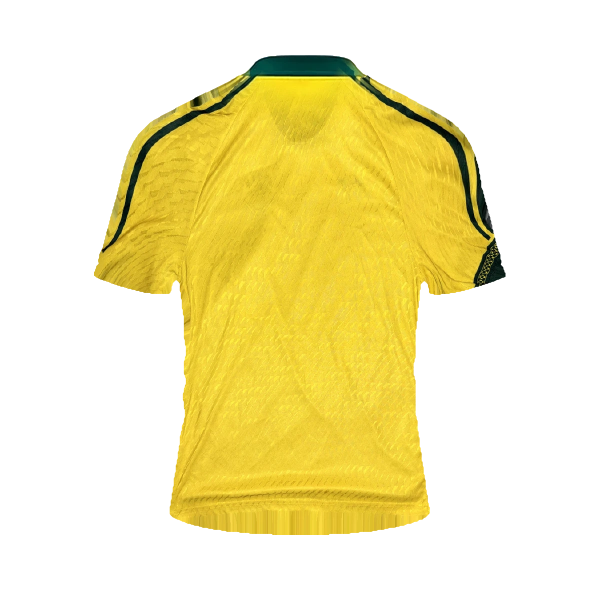
#> input picture azur/assets/jerseys/real/brasilien-hinten-fit.webp, 1200 x 1200 px, given in place of tuerkei-vorne.webp, which was not available (shown at 1/2 size)
$ python photo_warp.py
#> lines starting #> are read from the running program, lines starting #| are printed output that depends on the picture; after the words box and inside, x2 and y2 are one past the last pixel; in counts of white or black regions, pixels touching at a corner belong together; pictures that were not available may be replaced by others from this repository, and a replacement may not be noted
"""Lay the real jersey photos onto the frozen jerseys (Runde 22). The cloth jerseys in the room (scene/frozen/*.glb)
were sewn from the shop's product images and their UVs belong to those outlines; the owner's photos are flat lays
(sleeves straight out). Each photo is bent onto the old outline with a thin-plate spline through matching points found
on both outlines: collar edges, shoulder tips, the outer sleeve corners, the armpits and the hem corners (collar and shoulders measured from the hem's width), plus a few
inside the body, so the old drape keeps its shape and only the fabric changes.

    python3 azur/tools/photo_warp.py tuerkei brasilien deutschland
        in:  assets/jerseys/real/<key>-<side>.webp (photo_textures.py), assets/jerseys/back/<key>-<side>-v2.webp
        out: assets/jerseys/real/<key>-<side>-fit.webp (the old canvas and alpha, the photo's fabric)
             .cache/photo_warp/<key>-<side>-points.jpg (the points on both, for checking)
"""
import os
import sys

import cv2
import numpy as np
from PIL import Image
from scipy.interpolate import RBFInterpolator

HERE = os.path.dirname(os.path.dirname(os.path.abspath(__file__)))


def outline(alpha):
    m = (alpha > 128).astype(np.uint8)
    c = max(cv2.findContours(m, cv2.RETR_EXTERNAL, cv2.CHAIN_APPROX_NONE)[0], key=cv2.contourArea)
    return m, c[:, 0, :]


def landmarks(alpha):
    """points in a fixed order on a T-shirt outline (image coordinates)"""
    m, c = outline(alpha)
    x0, y0, w, h = cv2.boundingRect(c)
    cx = x0 + w / 2
    hull = cv2.convexHull(c.reshape(-1, 1, 2), returnPoints=False)
    defects = cv2.convexityDefects(c.reshape(-1, 1, 2), hull)
    pts = {}
    # armpits: the deepest dents left and right of the middle, below the top fifth
    for side, sel in (('l', lambda p: p[0] < cx - w * 0.12), ('r', lambda p: p[0] > cx + w * 0.12)):
        best = None
        for s, e, f, d in defects[:, 0]:
            p = c[f]
            if sel(p) and p[1] > y0 + h * 0.15 and p[1] < y0 + h * 0.75 and (best is None or d > best[0]): best = (d, p)
        pts['arm_' + side] = best[1]
    # hem corners: lowest points in the outer fifths of the body width at the bottom
    yb = c[:, 1].max()
    low = c[c[:, 1] > yb - h * 0.06]
    pts['hem_l'] = low[np.argmin(low[:, 0])]; pts['hem_r'] = low[np.argmax(low[:, 0])]
    # collar and shoulders by the same rule on both outlines: measured from the hem's width and middle
    bw = pts['hem_r'][0] - pts['hem_l'][0]; mx = (pts['hem_r'][0] + pts['hem_l'][0]) / 2
    def top_at(x):
        x = int(round(min(max(x, 0), m.shape[1] - 1))); col = np.nonzero(m[:, x])[0]
        return np.array([x, col.min() if len(col) else y0])
    pts['neck_l'], pts['neck_r'] = top_at(mx - bw * 0.2), top_at(mx + bw * 0.2)
    pts['shoulder_l'], pts['shoulder_r'] = top_at(mx - bw * 0.46), top_at(mx + bw * 0.46)
    pts['neck_c'] = top_at(mx)
    # sleeve ends: walk the outline from the shoulder to the armpit (the way that does not pass the neck); the cuff is
    # the stretch farthest out from the shoulder-armpit line, its first and last points are the cuff's corners. (The
    # outermost point alone is the upper corner on a flat lay and the lower one on a hanging sleeve.)
    n = len(c)
    near = lambda p: int(np.argmin(((c - p) ** 2).sum(1)))
    neck_i = near(pts['neck_c'])
    for side in 'lr':
        i0, i1 = near(pts['shoulder_' + side]), near(pts['arm_' + side])
        fwd = [(i0 + t) % n for t in range(((i1 - i0) % n) + 1)]
        bwd = [(i0 - t) % n for t in range(((i0 - i1) % n) + 1)]
        path = fwd if neck_i not in fwd else bwd
        P0, P1 = c[path[0]].astype(float), c[path[-1]].astype(float)
        d = np.abs(np.cross(P1 - P0, c[path] - P0)) / max(np.linalg.norm(P1 - P0), 1)
        far = np.nonzero(d > d.max() * 0.85)[0]
        pts['cuff_up_' + side], pts['cuff_lo_' + side] = c[path[far[0]]], c[path[far[-1]]]
        pts['tip_' + side] = c[path[int((far[0] + far[-1]) / 2)]]
        # along the sleeve's top (shoulder to cuff) and its underside (cuff to armpit), so the sleeve cannot drift
        for j, t in enumerate((0.33, 0.66)):
            pts[f'stop{j}_' + side] = c[path[int(far[0] * t)]]
            pts[f'sbot{j}_' + side] = c[path[int(far[-1] + (len(path) - 1 - far[-1]) * t)]]
    keys = ['neck_c', 'neck_l', 'neck_r', 'shoulder_l', 'shoulder_r', 'cuff_up_l', 'cuff_up_r', 'tip_l', 'tip_r', 'cuff_lo_l', 'cuff_lo_r',
            'arm_l', 'arm_r', 'hem_l', 'hem_r', 'stop0_l', 'stop0_r', 'stop1_l', 'stop1_r', 'sbot0_l', 'sbot0_r', 'sbot1_l', 'sbot1_r']
    P = np.array([pts[k] for k in keys], float)
    # inside the body: a grid between armpits and hem, and the chest between the neck and the armpits
    al, ar, hl, hr = P[11], P[12], P[13], P[14]
    inner = []
    for t in (0.0, 0.5, 1.0):
        L, R = al + (hl - al) * t, ar + (hr - ar) * t
        for u in (0.25, 0.5, 0.75): inner.append(L + (R - L) * u)
    nm = (P[1] + P[2]) / 2; chest = (al + ar) / 2
    inner += [nm + (chest - nm) * 0.5, (P[1] + al) / 2, (P[2] + ar) / 2]
    return np.vstack([P, inner])


NUDGE = {'tuerkei': 0.025}   # owner: the Türkei logo sat a little high; the chest moves down by this share of the height
SHOP_SLEEVES = {'brasilien', 'deutschland'}   # printed stripes and cuffs: the shop image's sleeves are cleaner than bent photo


def warp(src_rgba, dst_rgba, shop_sleeves=False, nudge=0.0):
    src, dst = np.asarray(src_rgba), np.asarray(dst_rgba)
    ps, pd = landmarks(src[..., 3]), landmarks(dst[..., 3])
    H, W = dst.shape[:2]
    gy, gx = np.mgrid[0:H, 0:W].astype(np.float32)
    f = RBFInterpolator(pd, ps, kernel='thin_plate_spline', smoothing=1.0)
    step = 8                                   # the map on a coarse grid, then smoothly up to every pixel
    cy, cx = np.mgrid[0:H:step, 0:W:step]
    mp = f(np.c_[cx.ravel(), cy.ravel()]).reshape(cy.shape[0], cy.shape[1], 2).astype(np.float32)
    mx = cv2.resize(mp[..., 0], (W, H), interpolation=cv2.INTER_CUBIC); my = cv2.resize(mp[..., 1], (W, H), interpolation=cv2.INTER_CUBIC)
    if nudge:                                   # move the chest down, fading out toward the collar and the hem
        ys = np.nonzero(dst[..., 3] > 128)[0]; top, bot = ys.min(), ys.max(); hh = bot - top
        t = np.clip((gy - top) / max(hh, 1), 0, 1)
        wgt = np.clip(np.minimum((t - 0.08) / 0.15, (0.95 - t) / 0.45), 0, 1)
        my = my - (nudge * (ps[:, 1].max() - ps[:, 1].min()) * wgt).astype(np.float32)
    # the photo's own edge colour beyond its outline (no floor), then sampled through the map
    from scipy import ndimage
    from scipy import ndimage as nd
    a = ~nd.binary_erosion(src[..., 3] > 240, iterations=6)      # the edge's colour from inside: no floor in the fringe
    _, idx = ndimage.distance_transform_edt(a, return_indices=True)
    filled = src[..., :3][idx[0], idx[1]]
    rgb = cv2.remap(filled, mx, my, cv2.INTER_CUBIC, borderMode=cv2.BORDER_REPLICATE)
    # brightness and colour of the bent photo matched to the shop image over the body's middle, so the parts taken from
    # the shop image (collar, sleeves) meet it without an edge (the photos were taken in a dim, warm room)
    body_mid = (dst[..., 3] > 200)
    y_s, x_s = np.nonzero(body_mid); ry = np.percentile(y_s, [45, 80]).astype(int); rx = np.percentile(x_s, [35, 65]).astype(int)
    pm = np.median(rgb[ry[0]:ry[1], rx[0]:rx[1]].reshape(-1, 3).astype(np.float32), 0)
    dm = np.median(dst[ry[0]:ry[1], rx[0]:rx[1], :3].reshape(-1, 3).astype(np.float32), 0)
    rgb = np.clip(rgb.astype(np.float32) * np.clip((dm + 1) / (pm + 1), 0.8, 1.45), 0, 255)
    # the collar stays the shop image's: it shows the collar in 3D (with its inside), the flat photo cannot; the design
    # is the same. An ellipse around the neck, feathered.
    hl, hr, nc = pd[13], pd[14], pd[0]
    bw = hr[0] - hl[0]; ys = np.nonzero(dst[..., 3] > 128)[0]; hh = ys.max() - ys.min()
    ex, ey = bw * 0.26, hh * 0.11
    k = np.clip(1.6 - np.sqrt(((gx - nc[0]) / ex) ** 2 + ((gy - nc[1]) / ey) ** 2), 0, 1)[..., None] ** 1.5
    if shop_sleeves:
        # the sleeves (outside the body: shoulder - armpit - hem on each side) from the shop image as well
        body = np.array([pd[3], pd[11], pd[13], pd[14], pd[12], pd[4]], np.int32)
        bm = np.zeros((H, W), np.uint8); cv2.fillPoly(bm, [body], 1)
        bm = cv2.dilate(bm, np.ones((5, 5), np.uint8))
        sl = cv2.GaussianBlur((1 - bm).astype(np.float32), (0, 0), 4)[..., None]
        k = np.maximum(k, sl)
    rgb = (rgb * (1 - k) + dst[..., :3] * k).astype(np.uint8)
    out = np.dstack([rgb, dst[..., 3]])
    return Image.fromarray(out, 'RGBA'), ps, pd


def dots(im, pts, col):
    v = cv2.cvtColor(np.asarray(im.convert('RGB')), cv2.COLOR_RGB2BGR).copy()
    for i, (x, y) in enumerate(pts):
        cv2.circle(v, (int(x), int(y)), 9, col, -1); cv2.putText(v, str(i), (int(x) + 10, int(y)), cv2.FONT_HERSHEY_SIMPLEX, 1.0, col, 2)
    return v


def main(keys):
    dbg = os.path.join(HERE, '.cache', 'photo_warp'); os.makedirs(dbg, exist_ok=True)
    for k in keys:
        for side in ('vorne', 'hinten'):
            src = Image.open(os.path.join(HERE, 'assets', 'jerseys', 'real', f'{k}-{side}.webp')).convert('RGBA')
#> src is the input picture: PIL image 1200x1200 RGBA; mean R, G, B, A 203.4, 179, 51.2, 93.3
            dst = Image.open(os.path.join(HERE, 'assets', 'jerseys', 'back', f'{k}-{side}-v2.webp')).convert('RGBA')
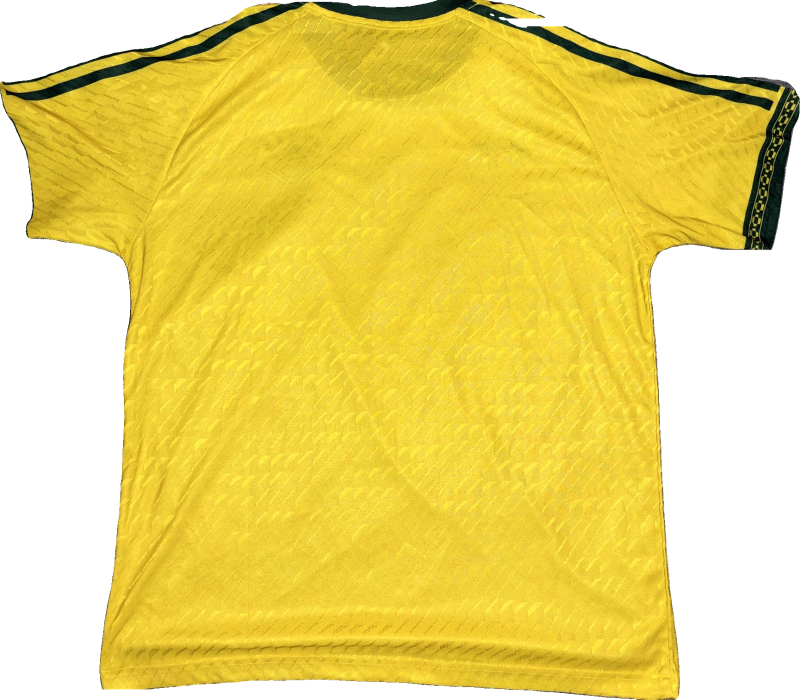
#> input picture azur/assets/jerseys/real/brasilien-hinten.webp, 1600 x 1399 px, given in place of tuerkei-vorne-v2.webp, which was not available (shown at 1/2 size)
#> dst is the input picture: PIL image 1600x1399 RGBA; mean R, G, B, A 166.2, 145, 38.9, 183.4
            dst = dst.resize((dst.width * 2, dst.height * 2), Image.LANCZOS)   # Runde 22: twice the fabric resolution (UVs are relative)
#> dst: PIL image 3200x2798 RGBA
            out, ps, pd = warp(src, dst, k in SHOP_SLEEVES, NUDGE.get(k, 0.0))
#> in outline, `m = (alpha > 128).astype(np.uint8)`:
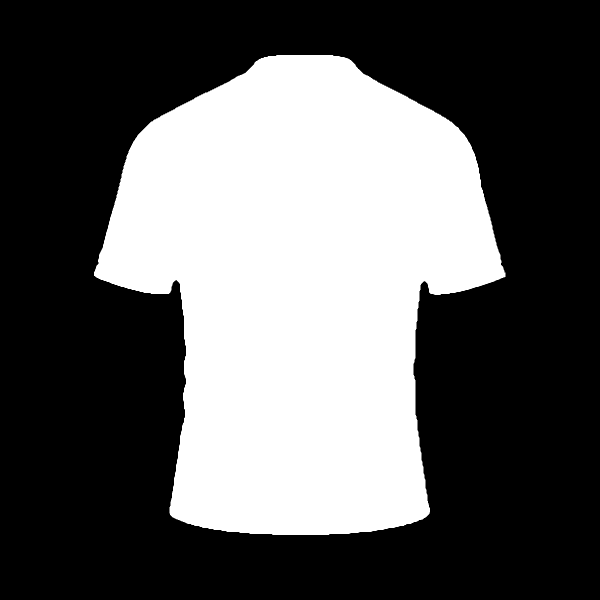
#> m: shape (1200, 1200) (shown at 1/2 size); values 0 (black) and 1 (white), 36.6% white; 1 white region, box (x1, y1, x2, y2) and area: (188, 110, 1011, 1070) 526972
#> in outline, `c = max(cv2.findContours(m, cv2.RETR_EXTERNAL, cv2.CHAIN_APPROX_NONE)[..`: c = contour of 3035 points, box (x1, y1, x2, y2) (188, 110, 1011, 1070), area 525454
#> in landmarks, `m, c = outline(alpha)`: c = 3035 pairs, first value 188 to 1010, second value 110 to 1069
#> in landmarks, `x0, y0, w, h = cv2.boundingRect(c)`: x0 = 188; y0 = 110; w = 823; h = 960
#> in landmarks, `cx = x0 + w / 2`: cx = 599.5
#> in landmarks, `hull = cv2.convexHull(c.reshape(-1, 1, 2), returnPoints=False)`: hull = 55 values, max 2923 at index 0, min 0 at index 54, mean 1557.3
#> in landmarks, `defects = cv2.convexityDefects(c.reshape(-1, 1, 2), hull)`: defects = 47 rows, first 6: [0, 17, 2, 449], [17, 25, 19, 373], [25, 31, 27, 324], [31, 35, 33, 229], [35, 247, 65, 2632], [247, 253, 251, 284]
#> the loop in landmarks, `for side, sel in (('l', lambda p: p[0] < cx - w * 0.12), ('r', lambda ..` made 2 passes
#> after the loop in landmarks, `for side, sel in (('l', lambda p: p[0] < cx - w * 0.12), ('r', lambda ..`: pts = {'arm_l': [360, 568], 'arm_r': [840, 570]}
#> in landmarks, `yb = c[:, 1].max()`: yb = 1069
#> in landmarks, `low = c[c[:, 1] > yb - h * 0.06]`: low = 551 pairs, first value 339 to 859, second value 1012 to 1069
#> in landmarks, `bw = pts['hem_r'][0] - pts['hem_l'][0]`: bw = 520
#> in landmarks, `mx = (pts['hem_r'][0] + pts['hem_l'][0]) / 2`: mx = 599
#> in top_at, `x = int(round(min(max(x, 0), m.shape[1] - 1)))`: x = 495
#> in top_at, `col = np.nonzero(m[:, x])[0]`: col = 925 values from 141 to 1065
#> in landmarks, `n = len(c)`: n = 3035
#> in landmarks, `neck_i = near(pts['neck_c'])`: neck_i = 2989
#> the loop in landmarks, `for side in 'lr':` made 2 passes
#> (i0, i1, P0, P1) on passes 1 to 2: (195, 749, [360, 211], [360, 568]), (2747, 2185, [838, 207], [840, 570])
#> after the loop in landmarks, `for side in 'lr':`: pts = 23 items
#> in landmarks, `P = np.array([pts[k] for k in keys], float)`: P = 23 rows, first 8: [599, 110], [495, 141], [703, 122], [360, 211], [838, 207], [213, 463], [984, 451], [196, 520]
#> in landmarks, `al, ar, hl, hr = P[11], P[12], P[13], P[14]`: al = [360, 568]; ar = [840, 570]; hl = [339, 1014]; hr = [859, 1024]
#> the loop in landmarks, `for t in (0.0, 0.5, 1.0):` made 3 passes
#> (L, R) on passes 1 to 3: ([360, 568], [840, 570]), ([349.5, 791], [849.5, 797]), ([339, 1014], [859, 1024])
#> after the loop in landmarks, `for t in (0.0, 0.5, 1.0):`: inner = [[480, 568.5], [600, 569], [720, 569.5], [474.5, 792.5], [599.5, 794], [724.5, 795.5], [469, 1016.5], [599, 1019], [729, 1021.5]]
#> in landmarks, `nm = (P[1] + P[2]) / 2`: nm = [599, 131.5]
#> in landmarks, `chest = (al + ar) / 2`: chest = [600, 569]
#> in landmarks, `inner += [nm + (chest - nm) * 0.5, (P[1] + al) / 2, (P[2] + ar) / 2]`: inner = [[480, 568.5], [600, 569], [720, 569.5], [474.5, 792.5], [599.5, 794], [724.5, 795.5], [469, 1016.5], [599, 1019], [729, 1021.5], [599.5, 350.2], [427.5, 354.5], [771.5, 346]]
#> in outline (call 2), `m = (alpha > 128).astype(np.uint8)`:
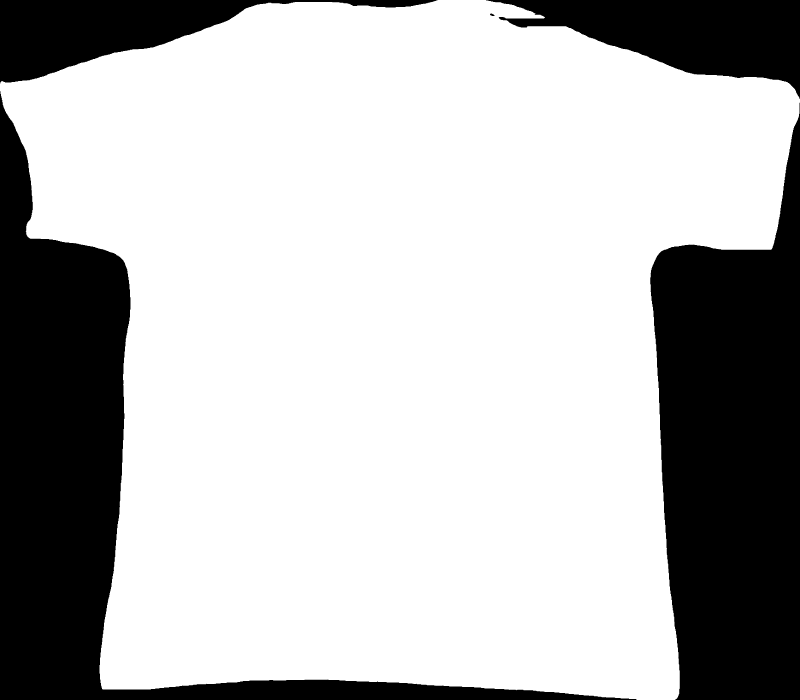
#> m: shape (2798, 3200) (shown at 1/4 size); values 0 (black) and 1 (white), 71.9% white; 5 black regions, box (x1, y1, x2, y2) and area: (0, 365, 2546, 2798) 1022524, (2601, 411, 3200, 2798) 1015196, (1944, 0, 3200, 396) 258348, (0, 0, 1750, 334) 217545, (1960, 54, 1978, 64) 118
#> in outline (call 2), `c = max(cv2.findContours(m, cv2.RETR_EXTERNAL, cv2.CHAIN_APPROX_NONE)[..`: c = contour of 11554 points, box (x1, y1, x2, y2) (0, 0, 3200, 2798), area 6434209
#> in landmarks (call 2), `defects = cv2.convexityDefects(c.reshape(-1, 1, 2), hull)`: defects = 33 rows, first 6: [0, 576, 171, 7072], [576, 684, 612, 1791], [684, 717, 694, 629], [717, 728, 719, 412], [728, 1771, 1154, 11678], [1771, 1774, 1773, 142]
#> the loop in landmarks (call 2), `for side, sel in (('l', lambda p: p[0] < cx - w * 0.12), ('r', lambda ..` made 2 passes
#> the loop in landmarks (call 2), `for side in 'lr':` made 2 passes
#> (i0, i1, P0, P1) on passes 1 to 2: (1276, 2841, [491, 206], [511, 1085]), (10289, 8550, [2625, 241], [2603, 1081])
#> in landmarks (call 2), `P = np.array([pts[k] for k in keys], float)`: P = 23 rows, first 8: [1558, 30], [1094, 13], [2022, 14], [491, 206], [2625, 241], [73, 324], [3115, 320], [9, 403]
#> the loop in landmarks (call 2), `for t in (0.0, 0.5, 1.0):` made 3 passes
#> (L, R) on passes 1 to 3: ([511, 1085], [2603, 1081]), ([454.5, 1872.5], [2660.5, 1917.5]), ([398, 2660], [2718, 2754])
#> in warp, `ps, pd = landmarks(src[..., 3]), landmarks(dst[..., 3])`: ps = 35 pairs, first value 196 to 1000, second value 110 to 1024; pd = 35 pairs, first value 9 to 3155, second value 13 to 2754
#> in warp, `my = cv2.resize(mp[..., 1], (W, H), interpolation=cv2.INTER_CUBIC)`:
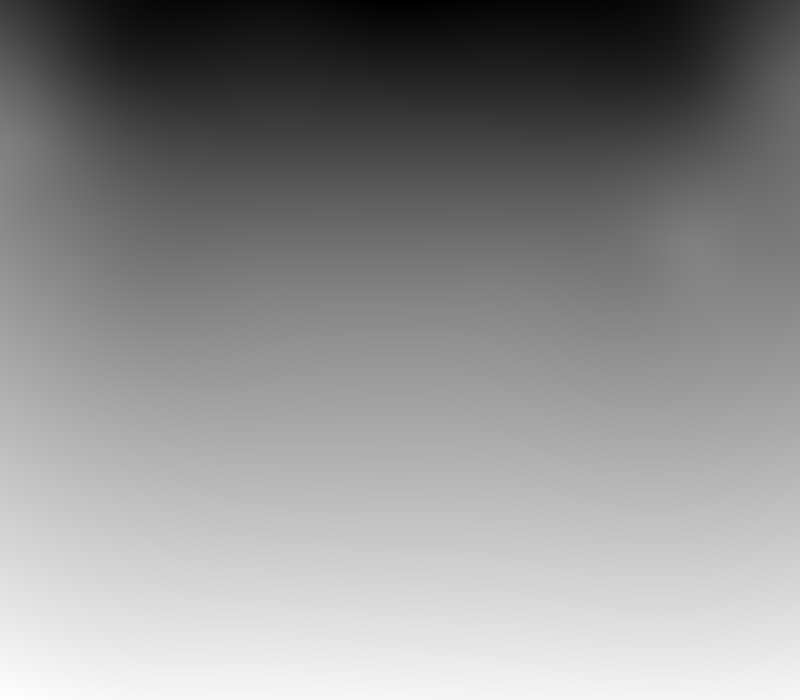
#> my: shape (2798, 3200) float32 (shown at 1/4 size); min 97.91, max 1076.1, mean 642.8; drawn with min black and max white
#> in warp, `top, bot = (ys.min(), ys.max())`: top = 0; bot = 2797
#> in warp, `a = ~nd.binary_erosion(src[..., 3] > 240, iterations=6)      # the edg..`: a: shape (1200, 1200) bool; 64.7% white; 1 black region, box (x1, y1, x2, y2) and area: (194, 116, 1005, 1064) 507676
#> in warp, `body_mid = (dst[..., 3] > 200)`: body_mid: shape (2798, 3200) bool; 71.8% white; 5 black regions, box (x1, y1, x2, y2) and area: (0, 364, 2546, 2798) 1025513, (2600, 410, 3200, 2798) 1017197, (1944, 0, 3200, 397) 259609, (0, 0, 1750, 334) 218584, (1959, 53, 1978, 65) 154
#> in warp, `ry = np.percentile(y_s, [45, 80]).astype(int)`: ry = [1130, 2182]
#> in warp, `rx = np.percentile(x_s, [35, 65]).astype(int)`: rx = [1223, 1933]
#> in warp, `pm = np.median(rgb[ry[0]:ry[1], rx[0]:rx[1]].reshape(-1, 3).astype(np...`: pm = [242, 213, 58]
#> in warp, `hl, hr, nc = pd[13], pd[14], pd[0]`: hl = [398, 2660]; hr = [2718, 2754]; nc = [1558, 30]
#> in warp, `bw = hr[0] - hl[0]`: bw = 2320
#> in warp, `ex, ey = bw * 0.26, hh * 0.11`: ex = 603.2; ey = 307.7
            out.save(os.path.join(HERE, 'assets', 'jerseys', 'real', f'{k}-{side}-fit.webp'), quality=92)
            a, b = dots(src, ps, (0, 0, 255)), dots(dst, pd, (255, 0, 0))
#> the loop in dots, `for i, (x, y) in enumerate(pts):` made 35 passes
#> after the loop in dots, `for i, (x, y) in enumerate(pts):`:
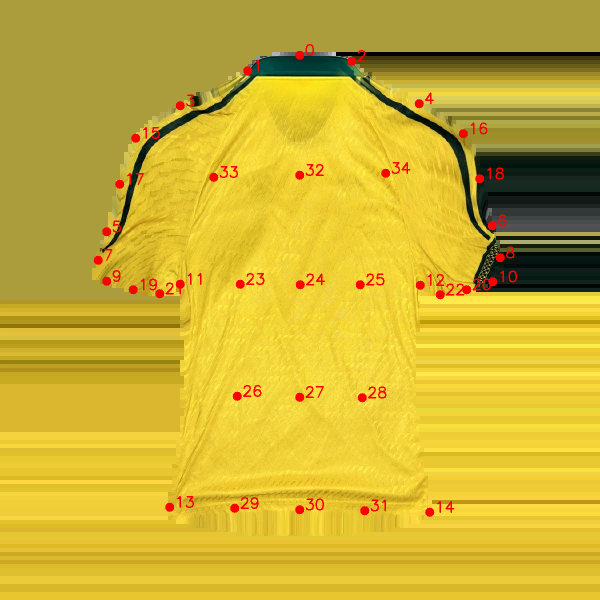
#> v: shape (1200, 1200, 3) (shown at 1/2 size); mean B, G, R 50.5, 176.9, 204.2
#> call 2 of dots, with pts = array of shape (35, 2), col = (255, 0, 0)
#> in dots (call 2), `v = cv2.cvtColor(np.asarray(im.convert('RGB')), cv2.COLOR_RGB2BGR).cop..`:
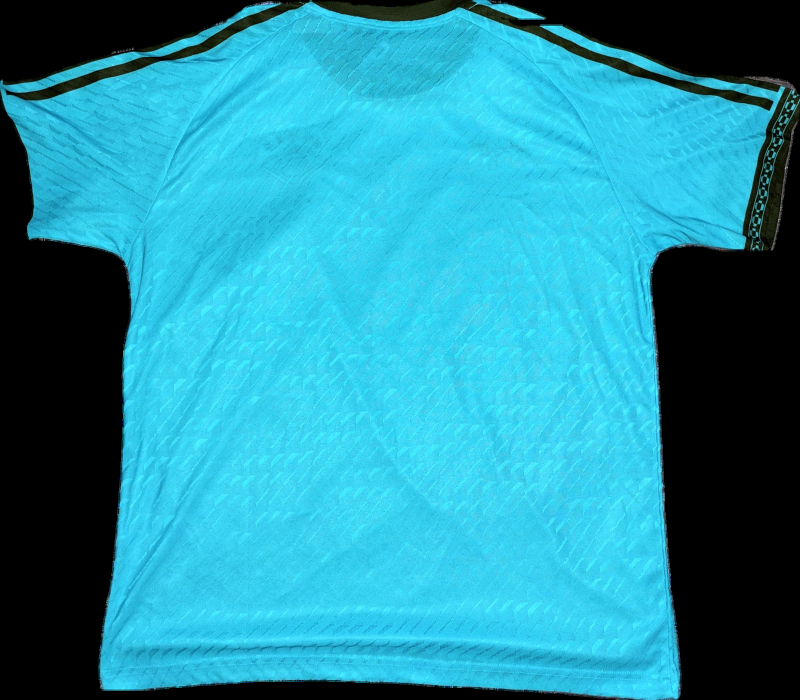
#> v: shape (2798, 3200, 3) (shown at 1/4 size); mean R, G, B 38, 144.1, 165.3
#> the loop in dots (call 2), `for i, (x, y) in enumerate(pts):` made 35 passes
#> (x, y) on passes 1 to 12: (1558, 30), (1094, 13), (2022, 14), (491, 206), (2625, 241), (73, 324), (3115, 320), (9, 403), (3155, 619), (78, 550), (3098, 959), (511, 1085)
            hh = 700; a = cv2.resize(a, (round(a.shape[1] * hh / a.shape[0]), hh)); b = cv2.resize(b, (round(b.shape[1] * hh / b.shape[0]), hh))
            c = cv2.cvtColor(np.asarray(out.convert('RGB')), cv2.COLOR_RGB2BGR); c = cv2.resize(c, (round(c.shape[1] * hh / c.shape[0]), hh))
            cv2.imwrite(os.path.join(dbg, f'{k}-{side}-points.jpg'), np.hstack([a, b, c]))
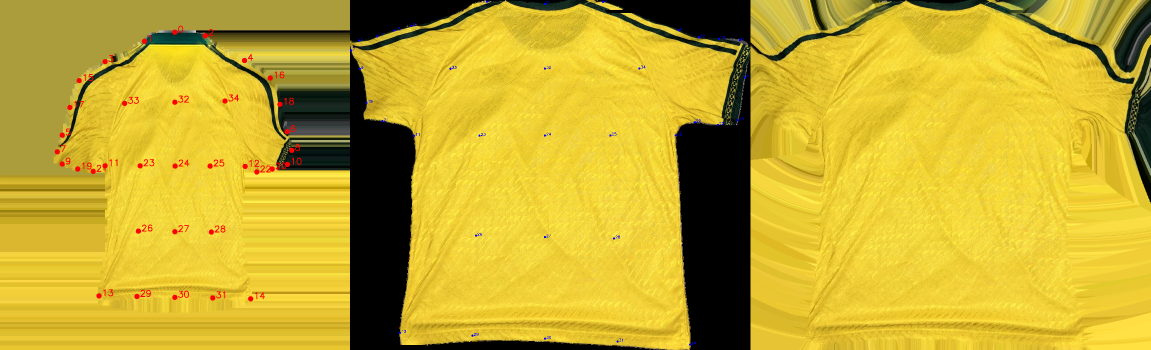
#> saved as tuerkei-vorne-points.jpg: shape (700, 2302, 3) (shown at 1/2 size); mean B, G, R 46.8, 171.8, 197.2
            print(k, side, 'ok', flush=True)


if __name__ == '__main__':
#> (the run stopped early here; a loop or call above may not have finished)
